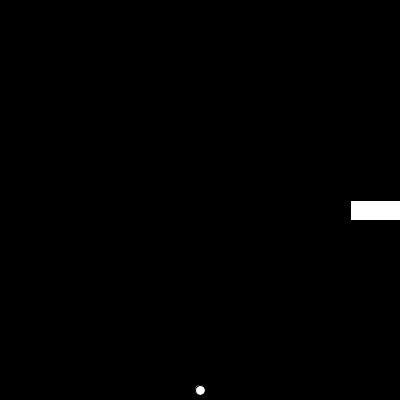
Frame 1 (no input)
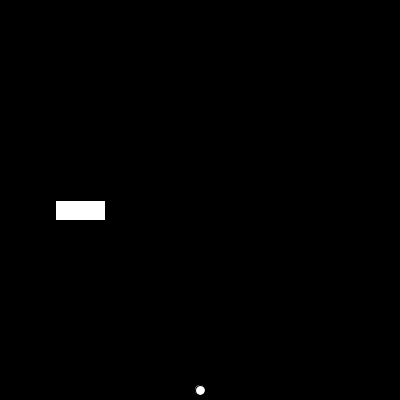
Frame 60 (the mouse pressed at the canvas centre just before this capture)
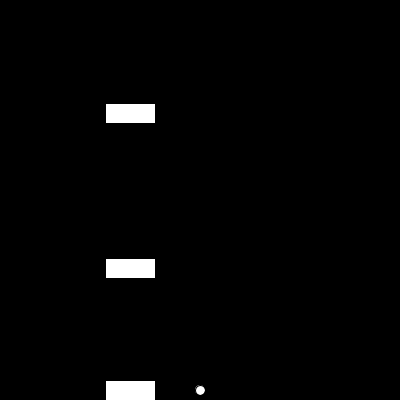
Frame 120 (the mouse held since frame 60 and released just before this capture)

The Processing sketch that drew these frames (run headless with seeded random() and noise(); from frame 60 on, the mouse is pressed at the canvas centre):

// Processing sketch: frogger
// ── frogger.pde
int frogY = 390;
int frogX = 200;
int frogsped = 5;
car car1 = new car(350,200,5);
car car2 = new car(350,200,5);
car car3 = new car(350,200,5);
void setup(){
size(400,400);
}
void draw(){
background(0,0,0);
ellipse(frogX,frogY,10,10);
didHitSide();
car1.displayCar();
car1.carMove();
car1.didHitScreen();
if(car1.intersects(car1)){
  frogY = 390;
frogX = 200;
}
car2.displayCar();
car2.carMove();
car2.didHitScreen();
if(car2.intersects(car2)){
  frogY = 390;
frogX = 200;
}
car3.displayCar();
car3.carMove();
car3.didHitScreen();
if(car3.intersects(car3)){
  frogY = 390;
frogX = 200;
}
}

void keyPressed(){
  if(key == CODED){
      if(keyCode == UP)
      {
      //Frog Y position goes up
      frogY-=frogsped;
      }
      if(keyCode == DOWN)
      {
        //Frog Y position goes down 
       frogY+=frogsped;
      }
      if(keyCode == RIGHT)
      {
       //Frog X position goes right
       frogX+=frogsped;
      }
      if(keyCode == LEFT)
      {
        //Frog X position goes left
        frogX-=frogsped;
      }
   }
}

void didHitSide(){
if(frogY <= 0){
frogY = 1;
}else if(frogY >= 400){
frogY = 399;
}else if(frogX <= 0){
frogX = 1;
}else if(frogX >= 400){
frogX = 399;
}
}
public class car{
 float carX;
float carY;
float carspeed;
float carW;
float carH;
  public car(float X,float Y, float S){
    this.carX=X;
    this.carY=Y;
    this.carspeed=S;
    this.carW=50;
    this.carH=20;
}
void carMove(){
carX-=carspeed;
}
void displayCar(){
  fill(255,255,255);
  rect(carX, carY, 50, 20);
}
void didHitScreen(){
if(carX <= 0){
carX = 350;
carY = random(0,400);
}
}
boolean intersects(car car) {
if ((frogY > car.getY() && frogY < car.getY()+50) && (frogX > car.getX() && frogX < car.getX()+20))
          return true;
    else 
        return false;
}
float getY(){
return carY;
}
float getX(){
return carX;
}
}
